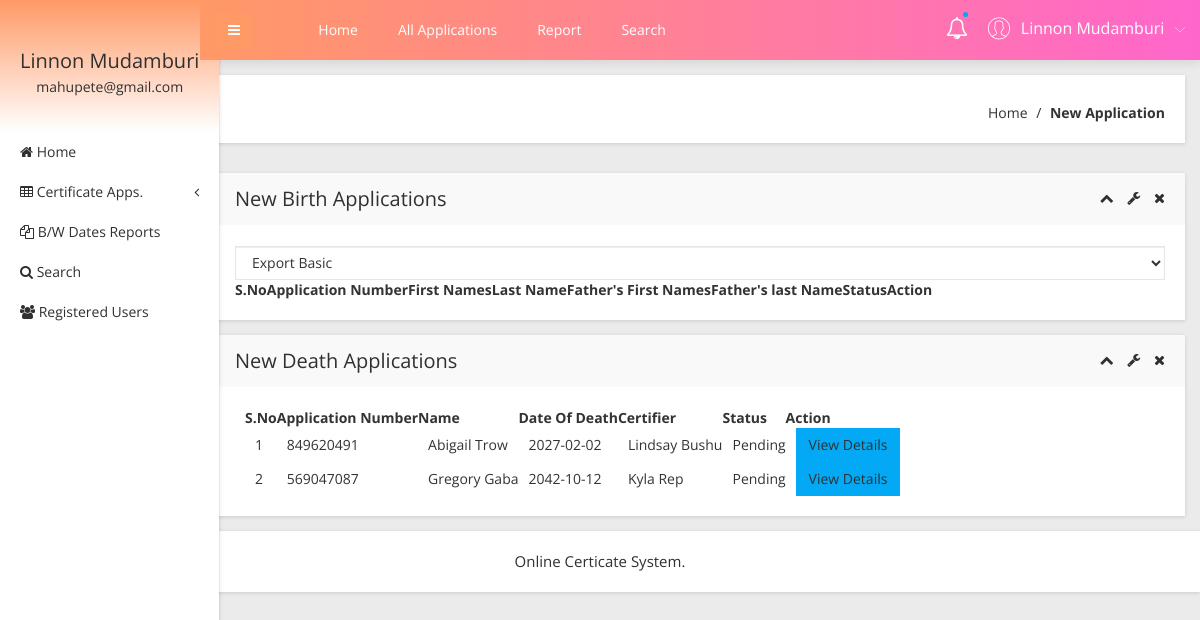
Before: /obcs/admin/new-applications.php (signed in) with the older database file.
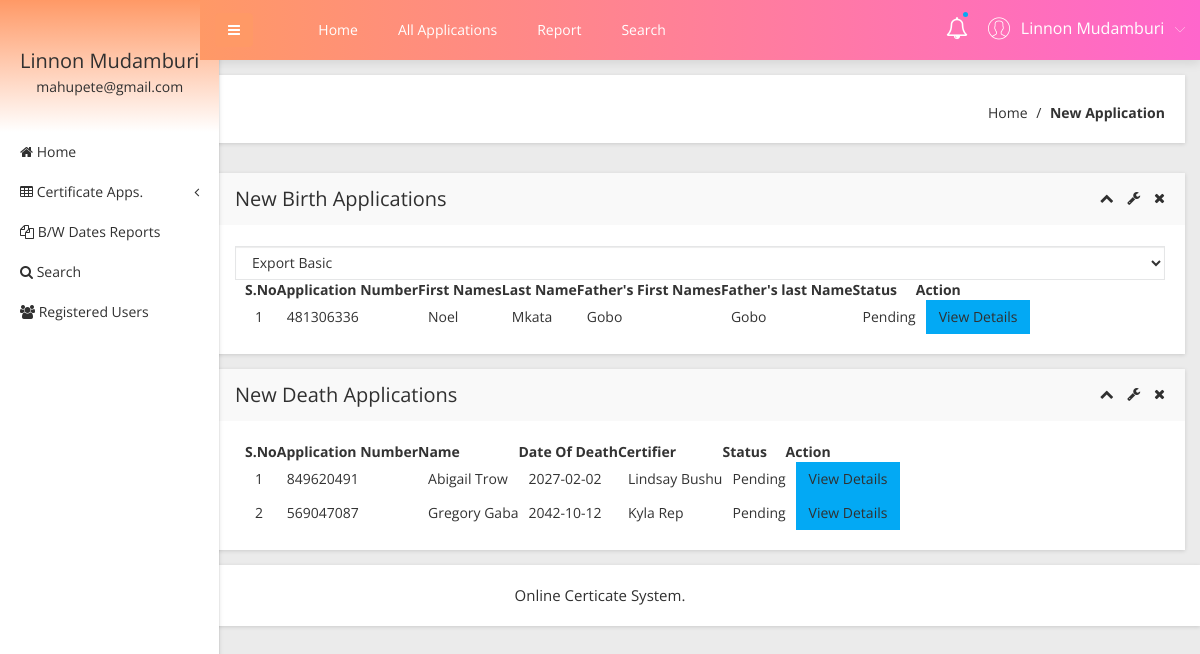
After: the same page with the newer database file.
### tables this page shows
CREATE TABLE `dthapplication` (
  `ID` int(11) NOT NULL,
  `UserID` int(11) NOT NULL,
  `ApplicationID` int(11) NOT NULL,
  `Gender` varchar(20) NOT NULL,
  `FullName` varchar(100) NOT NULL,
  `DateofBirth` varchar(100) NOT NULL,
  `MaritalStatus` varchar(100) NOT NULL,
  `Occupation` varchar(100) NOT NULL,
  `PermanentAdd` varchar(100) NOT NULL,
  `DateofDeath` varchar(100) NOT NULL,
  `PlaceofDeath` varchar(100) NOT NULL,
  `CauseOfDeath` varchar(100) NOT NULL,
  `Certifier` varchar(100) NOT NULL,
  `Dateofapply` timestamp NOT NULL DEFAULT CURRENT_TIMESTAMP,
  `Remark` varchar(100) DEFAULT NULL,
  `Status` varchar(100) DEFAULT NULL,
  `UpdationDate` timestamp NULL DEFAULT NULL
);

CREATE TABLE `tblapplication` (
  `ID` int(10) NOT NULL,
  `UserID` int(5) NOT NULL,
  `ApplicationID` varchar(200) DEFAULT NULL,
  `DateofBirth` varchar(200) DEFAULT NULL,
  `Gender` varchar(50) DEFAULT NULL,
  `ChildFirstNames` varchar(200) DEFAULT NULL,
  `PlaceofBirth` varchar(200) DEFAULT NULL,
  `FatherFirstNames` varchar(200) DEFAULT NULL,
  `MotherFirstNames` varchar(120) DEFAULT NULL,
  `childLastName` varchar(100) NOT NULL,
  `FatherLastName` varchar(100) NOT NULL,
  `FatherPob` varchar(100) NOT NULL,
  `FatherID` varchar(200) DEFAULT NULL,
  `Dateofapply` timestamp NULL DEFAULT CURRENT_TIMESTAMP,
  `Remark` varchar(200) DEFAULT NULL,
  `Status` varchar(50) DEFAULT NULL,
  `UpdationDate` timestamp NULL DEFAULT NULL ON UPDATE CURRENT_TIMESTAMP,
  `BirthRecordNo` int(50) DEFAULT NULL,
  `InformantAddress` varchar(100) DEFAULT NULL,
  `InformantQualification` varchar(100) DEFAULT NULL,
  `InformantName` varchar(50) DEFAULT NULL,
  `MotherLastName` varchar(50) DEFAULT NULL,
  `MotherID` varchar(50) DEFAULT NULL,
  `MotherPob` varchar(100) NOT NULL
);

### obcs/admin/new-applications.php (the view, shortened to what the changed rows need)
<?php
include('includes/dbconnection.php');
if (strlen($_SESSION['obcsaid']==0)) {
  header('location:logout.php');
  } else{
  ?>
<!doctype html>
<html class="no-js" lang="en">
<head>
    <link rel="stylesheet" href="css/bootstrap.min.css">
    <link rel="stylesheet" href="css/font-awesome.min.css">
    <link rel="stylesheet" href="css/adminpro-custon-icon.css">
    <link rel="stylesheet" href="css/meanmenu.min.css">
    <link rel="stylesheet" href="css/jquery.mCustomScrollbar.min.css">
    <link rel="stylesheet" href="css/animate.css">
    <link rel="stylesheet" href="css/data-table/bootstrap-table.css">
    <link rel="stylesheet" href="css/data-table/bootstrap-editable.css">
    <link rel="stylesheet" href="css/normalize.css">
    <link rel="stylesheet" href="css/c3.min.css">
    <link rel="stylesheet" href="style.css">
    <link rel="stylesheet" href="css/responsive.css">
</head>
<body class="materialdesign">
    <div class="wrapper-pro">
      <?php include_once('includes/sidebar.php');?>
        <?php include_once('includes/header.php');?>
            <div class="data-table-area mg-b-15">
                <div class="container-fluid">
                    <div class="row">
                        <div class="col-lg-12">
                            <div class="sparkline13-list shadow-reset">
                                <div class="sparkline13-hd">
                                    <div class="main-sparkline13-hd">
                                        <h1>New Birth Applications</h1>
                                    </div>
                                </div>
                                <div class="sparkline13-graph">
                                    <div class="datatable-dashv1-list custom-datatable-overright">
                                        <table id="table" data-toggle="table" data-pagination="true" data-search="true" data-show-columns="true" data-show-pagination-switch="true" data-show-refresh="true" data-key-events="true" data-show-toggle="true" data-resizable="true" data-cookie="true" data-cookie-id-table="saveId" data-show-export="true" data-click-to-select="true" data-toolbar="#toolbar">
                                            <thead>
                                                <tr>
                                                    <th data-field="state" data-checkbox="true"></th>
                                                    <th>S.No</th>
                                                    <th>Application Number</th>
                                                    <th>First Names</th>
                                                    <th >Last Name</th>
                                                    <th>Father's First Names</th>
                                                    <th>Father's last Name</th>
                                                    <th>Status</th>
                                                    <th data-field="action">Action</th>
                                                </tr>
                                            </thead>
                                            <tbody>
                                              <?php
$sql="SELECT * from tblapplication where Status is null";
$query = $dbh -> prepare($sql);
$query->execute();
$results=$query->fetchAll(PDO::FETCH_OBJ);
$cnt=1;
if($query->rowCount() > 0)
{
foreach($results as $row)
{               ?>
                                                <tr>
                                                    <td></td>
                                                    <td><?php echo htmlentities($cnt);?></td>
                                                    <td><?php  echo htmlentities($row->ApplicationID);?></td>
                                                    <td><?php  echo htmlentities($row->ChildFirstNames);?></td>
                                                   <td><?php  echo htmlentities($row->childLastName);?></td>
                                                   <td><?php  echo htmlentities($row->FatherFirstNames);?></td>
                                                   <td><?php  echo htmlentities($row->FatherLastName);?></td>
<?php if($row->Status==""){ ?>
<td><?php echo "Pending"; ?></td>
<?php } else { ?>
<td><?php  echo htmlentities($row->Status);?></td>
<?php } ?>
                                                    <td class="datatable-ct">
                                    <a href="view-application-detail.php?viewid=<?php echo htmlentities ($row->ID);?>" class="btn btn-primary">View Details</a>
                                                    </td>
                                                </tr>
                                             <?php $cnt=$cnt+1;}} ?>
                                            </tbody>
                                        </table>
                                    </div>
                                </div>
                            </div>
                        </div>
                    </div>
                </div>
            </div>
            <div class="data-table-area mg-b-15">
                <div class="container-fluid">
                    <div class="row">
                        <div class="col-lg-12">
                            <div class="sparkline13-list shadow-reset">
                                <div class="sparkline13-hd">
                                    <div class="main-sparkline13-hd">
                                        <h1>New Death Applications</h1>
                                    </div>
                                </div>
                                <div class="sparkline13-graph">
                                    <div class="datatable-dashv1-list custom-datatable-overright">
                                        <table id="table" data-toggle="table" data-pagination="true" data-search="true" data-show-columns="true" data-show-pagination-switch="true" data-show-refresh="true" data-key-events="true" data-show-toggle="true" data-resizable="true" data-cookie="true" data-cookie-id-table="saveId" data-show-export="true" data-click-to-select="true" data-toolbar="#toolbar">
                                            <thead>
                                                <tr>
                                                    <th data-field="state" data-checkbox="true"></th>
                                                    <th>S.No</th>
                                                    <th>Application Number</th>
                                                    <th>Name</th>
                                                    <th >Date Of Death</th>
                                                    <th>Certifier</th>
                                                    <th>Status</th>
                                                    <th data-field="action">Action</th>
                                                </tr>
                                            </thead>
                                            <tbody>
                                              <?php
$sql="SELECT * from dthapplication where Status is null";
$query = $dbh -> prepare($sql);
$query->execute();
$results=$query->fetchAll(PDO::FETCH_OBJ);
$cnt=1;
if($query->rowCount() > 0)
{
foreach($results as $row)
{               ?>
                                                <tr>
                                                    <td></td>
                                                    <td><?php echo htmlentities($cnt);?></td>
                                                    <td><?php  echo htmlentities($row->ApplicationID);?></td>
                                                    <td><?php  echo htmlentities($row->FullName);?></td>
                                                   <td><?php  echo htmlentities($row->DateofDeath);?></td>
                                                    <td><?php  echo htmlentities($row->Certifier);?></td>
<?php if($row->Status==""){ ?>
<td><?php echo "Pending"; ?></td>
<?php } else { ?>
<td><?php  echo htmlentities($row->Status);?></td>
<?php } ?>
                                                    <td class="datatable-ct">
                                    <a href="view-death-application-detail.php?viewid=<?php echo htmlentities ($row->ID);?>" class="btn btn-primary">View Details</a>
                                                    </td>
                                                </tr>
                                             <?php $cnt=$cnt+1;}} ?>
                                            </tbody>
                                        </table>
                                    </div>
                                </div>
                            </div>
                        </div>
                    </div>
                </div>
            </div>
        </div>
    </div>
</body>
</html><?php }  ?>

### obcs/admin/includes/sidebar.php (shortened to what the changed rows need)
     <?php
include('includes/dbconnection.php');
if (strlen($_SESSION['obcsaid']==0)) {
  header('location:logout.php');
  } else{
  ?>
  <div class="left-sidebar-pro">
            <nav id="sidebar">
                <div class="sidebar-header">
                    <?php
$aid=$_SESSION['obcsaid'];
$sql="SELECT AdminName,Email from  tbladmin where ID=:aid";
$query = $dbh -> prepare($sql);
$query->bindParam(':aid',$aid,PDO::PARAM_STR);
$query->execute();
$results=$query->fetchAll(PDO::FETCH_OBJ);
$cnt=1;
if($query->rowCount() > 0)
{
foreach($results as $row)
{               ?>
                    <h3> <?php  echo $row->AdminName;?></h3>
                    <p> <?php  echo $row->Email;?></p>
                  <?php $cnt=$cnt+1;}} ?>
                </div>
            </nav>
        </div>
        <?php }  ?>

### obcs/admin/includes/header.php (shortened to what the changed rows need)
      <?php
include('includes/dbconnection.php');
if (strlen($_SESSION['obcsaid']==0)) {
  header('location:logout.php');
  } else{
  ?>
 <div class="content-inner-all">
            <div class="header-top-area">
                <div class="fixed-header-top">
                    <div class="container-fluid">
                        <div class="row">
                            <div class="col-lg-5 col-md-5 col-sm-6 col-xs-12">
                                <div class="header-right-info">
                                    <ul class="nav navbar-nav mai-top-nav header-right-menu">
                                        <li class="nav-item">
                                            <a href="#" data-toggle="dropdown" role="button" aria-expanded="false" class="nav-link dropdown-toggle">
                                                <?php
$aid=$_SESSION['obcsaid'];
$sql="SELECT AdminName,Email from  tbladmin where ID=:aid";
$query = $dbh -> prepare($sql);
$query->bindParam(':aid',$aid,PDO::PARAM_STR);
$query->execute();
$results=$query->fetchAll(PDO::FETCH_OBJ);
$cnt=1;
if($query->rowCount() > 0)
{
foreach($results as $row)
{               ?>
                                                <span class="adminpro-icon adminpro-user-rounded header-riht-inf"></span>
                                                <span class="admin-name"><?php  echo $row->AdminName;?></span>
                                                <span class="author-project-icon adminpro-icon adminpro-down-arrow"></span><?php $cnt=$cnt+1;}} ?>
                                            </a>
                                        </li>
                                    </ul>
                                </div>
                            </div>
                        </div>
                    </div>
                </div>
            </div><?php }  ?>

Changed rows visible on the page:
added tblapplication: ApplicationID "481306336", ChildFirstNames "Noel", childLastName "Mkata", FatherFirstNames "Gobo", FatherLastName "Gobo", shows "Pending"
